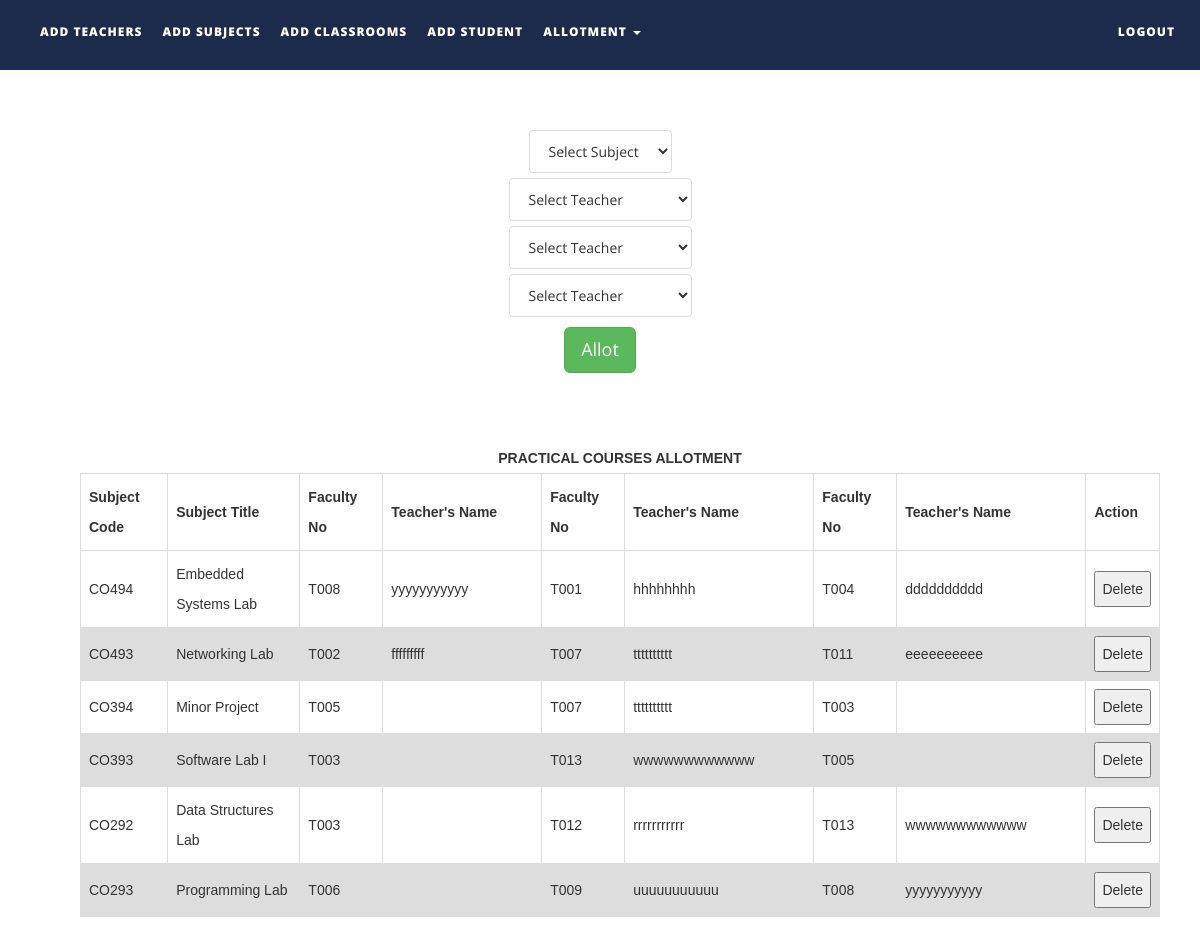
Screenshot of /SMS/allotpracticals.php with the database file from the repository.
### tables this page shows
CREATE TABLE `subjects` (
  `subject_code` varchar(10) NOT NULL,
  `subject_name` varchar(50) NOT NULL,
  `course_type` varchar(15) NOT NULL,
  `semester` int(1) NOT NULL,
  `department` varchar(50) NOT NULL,
  `isAlloted` int(1) NOT NULL,
  `allotedto` text NOT NULL,
  `allotedto2` text NOT NULL,
  `allotedto3` text NOT NULL
);

CREATE TABLE `teachers` (
  `faculty_number` varchar(10) NOT NULL,
  `name` text NOT NULL,
  `alias` varchar(10) NOT NULL,
  `designation` varchar(30) NOT NULL,
  `contact_number` varchar(15) NOT NULL,
  `emailid` varchar(50) NOT NULL
);

### SMS/allotpracticals.php (the view, shortened to what this page needs)
<!DOCTYPE html>
<html xmlns="http://www.w3.org/1999/xhtml" xmlns="http://www.w3.org/1999/html">
<head>
    <link href="assets/css/bootstrap.css" rel="stylesheet"/>
    <link href="assets/css/font-awesome.min.css" rel="stylesheet"/>
    <link href="assets/css/flexslider.css" rel="stylesheet"/>
    <link href="assets/css/style.css" rel="stylesheet"/>
</head>
<body>
<div class="navbar navbar-inverse navbar-fixed-top " id="menu">
    <div class="container">
        <div class="navbar-collapse collapse move-me">
            <ul class="nav navbar-nav navbar-left">
                <li><a href="addteachers.php">ADD TEACHERS</a></li>
                <li><a href="addsubjects.php">ADD SUBJECTS</a></li>
                <li><a href="addclassrooms.php">ADD CLASSROOMS</a></li>
				<li><a href="addstudent.php">ADD STUDENT</a></li>
                <li class="dropdown"><a class="dropdown-toggle" data-toggle="dropdown" aria-expanded="false">ALLOTMENT
                        <span class="caret"></span></a>
                </li>
            </ul>
            <ul class="nav navbar-nav navbar-right">
                <li><a href="index.php">LOGOUT</a></li>
            </ul>
        </div>
    </div>
</div>
<br>
<form action="allotmentpracticalFormvalidation.php" method="post" style="margin-top: 100px">
    <div align="center">
        <select name="tobealloted" class="list-group-item">
            <?php
            $q = mysqli_query(mysqli_connect("localhost", "root", "", "ttms"),
                "SELECT * FROM subjects WHERE course_type = 'LAB'");
            $row_count = mysqli_num_rows($q);
            if ($row_count) {
                $mystring = '
         <option selected disabled>Select Subject</option>';
                while ($row = mysqli_fetch_assoc($q)) {
                    if ($row['isAlloted'] == 1)
                        continue;
                    $mystring .= '<option value="' . $row['subject_code'] . '">' . $row['subject_name'] . '</option>';
                }
                echo $mystring;
            }
            ?>
        </select>
    </div>
    <div align="center" style="margin-top: 5px">
        <select name="toalloted" class="list-group-item">
            <?php
            $q = mysqli_query(mysqli_connect("localhost", "root", "", "ttms"),
                "SELECT * FROM teachers ");
            $row_count = mysqli_num_rows($q);
            if ($row_count) {
                $mystring = '
         <option selected disabled>Select Teacher</option>';
                while ($row = mysqli_fetch_assoc($q)) {
                    $mystring .= '<option value="' . $row['faculty_number'] . '">' . $row['name'] . '</option>';
                }
                echo $mystring;
            }
            ?>
        </select>
    </div>
    <div align="center" style="margin-top: 5px">
        <select name="toalloted2" class="list-group-item">
            <?php
            $q = mysqli_query(mysqli_connect("localhost", "root", "", "ttms"),
                "SELECT * FROM teachers ");
            $row_count = mysqli_num_rows($q);
            if ($row_count) {
                $mystring = '
         <option selected disabled>Select Teacher</option>';
                while ($row = mysqli_fetch_assoc($q)) {
                    $mystring .= '<option value="' . $row['faculty_number'] . '">' . $row['name'] . '</option>';
                }
                echo $mystring;
            }
            ?>
        </select>
    </div>
    <div align="center" style="margin-top: 5px">
        <select name="toalloted3" class="list-group-item">
            <?php
            $q = mysqli_query(mysqli_connect("localhost", "root", "", "ttms"),
                "SELECT * FROM teachers ");
            $row_count = mysqli_num_rows($q);
            if ($row_count) {
                $mystring = '
         <option selected disabled>Select Teacher</option>';
                while ($row = mysqli_fetch_assoc($q)) {
                    $mystring .= '<option value="' . $row['faculty_number'] . '">' . $row['name'] . '</option>';
                }
                echo $mystring;
            }
            ?>
        </select>
    </div>
    <div align="center" style="margin-top: 10px">
        <button type="submit" class="btn btn-success btn-lg">Allot</button>
    </div>
</form>
<table id=allotedpracticalstable>
    <caption><strong>PRACTICAL COURSES ALLOTMENT</strong></caption>
    <tr>
        <th width="130">Subject Code</th>
        <th width=200>Subject Title</th>
        <th width="120">Faculty No</th>
        <th width="300">Teacher's Name</th>
        <th width="120">Faculty No</th>
        <th width="300">Teacher's Name</th>
        <th width="120">Faculty No</th>
        <th width="300">Teacher's Name</th>
        <th width="40">Action</th>
    </tr>
    <tbody>
    <?php
    $q = mysqli_query(mysqli_connect("localhost", "root", "", "ttms"),
        "SELECT * FROM subjects");
    while ($row = mysqli_fetch_assoc($q)) {
        if ($row['isAlloted'] == 0)
            continue;
        if (!($row['course_type'] == "LAB"))
            continue;
        $teacher_id1 = $row['allotedto'];
        $teacher_id2 = $row['allotedto2'];
        $teacher_id3 = $row['allotedto3'];
        $t1 = mysqli_query(mysqli_connect("localhost", "root", "", "ttms"),
            "SELECT name FROM teachers WHERE faculty_number = '$teacher_id1'");
        $trow1 = mysqli_fetch_assoc($t1);
        $t2 = mysqli_query(mysqli_connect("localhost", "root", "", "ttms"),
            "SELECT name FROM teachers WHERE faculty_number = '$teacher_id2'");
        $trow2 = mysqli_fetch_assoc($t2);
        $t3 = mysqli_query(mysqli_connect("localhost", "root", "", "ttms"),
            "SELECT name FROM teachers WHERE faculty_number = '$teacher_id3'");
        $trow3 = mysqli_fetch_assoc($t3);
        echo "<tr><td>{$row['subject_code']}</td>
                    <td>{$row['subject_name']}</td>
                    <td>{$row['allotedto']}</td>
                    <td>{$trow1['name']}</td>
                    <td>{$row['allotedto2']}</td>
                    <td>{$trow2['name']}</td>
                    <td>{$row['allotedto3']}</td>
                    <td>{$trow3['name']}</td>
                   <td>
                    <button>Delete</button></td>
                    </tr>\n";
    }
    ?>
    </tbody>
</table>
</body>
</html>

### SMS/assets/css/style.css (style rules this page uses)
#menu { background-color: rgba(28, 43, 75, 1); color: #fff; font-size: 12px; font-weight: 900; letter-spacing: 1px; min-height: 70px; }
.navbar-inverse { border-color: transparent; }
.navbar-inverse .navbar-nav > li > a, .navbar-inverse .navbar-nav > li > a:hover { color: #FFF; padding: 22px 10px; }

### SMS/allotpracticals.php (style rules this page uses)
table { margin-top: 70px; margin-bottom: 50px; font-family: arial, sans-serif; border-collapse: collapse; margin-left: 80px; width: 90%; }
td, th { border: 1px solid #dddddd; text-align: left; padding: 8px; }
tr:nth-child(even) { background-color: #dddddd; }

### rows the page displays
subjects: subject_code "CO494", subject_name "Embedded Systems Lab", allotedto "T008", teachers.name "yyyyyyyyyyy", allotedto2 "T001", teachers.name "hhhhhhhh", allotedto3 "T004", teachers.name "dddddddddd"
subjects: subject_code "CO493", subject_name "Networking Lab", allotedto "T002", teachers.name "fffffffff", allotedto2 "T007", teachers.name "tttttttttt", allotedto3 "T011", teachers.name "eeeeeeeeee"
subjects: subject_code "CO394", subject_name "Minor Project", allotedto "T005", allotedto2 "T007", teachers.name "tttttttttt", allotedto3 "T003"
subjects: subject_code "CO393", subject_name "Software Lab I", allotedto "T003", allotedto2 "T013", teachers.name "wwwwwwwwwwww", allotedto3 "T005"
subjects: subject_code "CO292", subject_name "Data Structures Lab", allotedto "T003", allotedto2 "T012", teachers.name "rrrrrrrrrrr", allotedto3 "T013", teachers.name "wwwwwwwwwwww"
subjects: subject_code "CO293", subject_name "Programming Lab", allotedto "T006", allotedto2 "T009", teachers.name "uuuuuuuuuuu", allotedto3 "T008", teachers.name "yyyyyyyyyyy"
